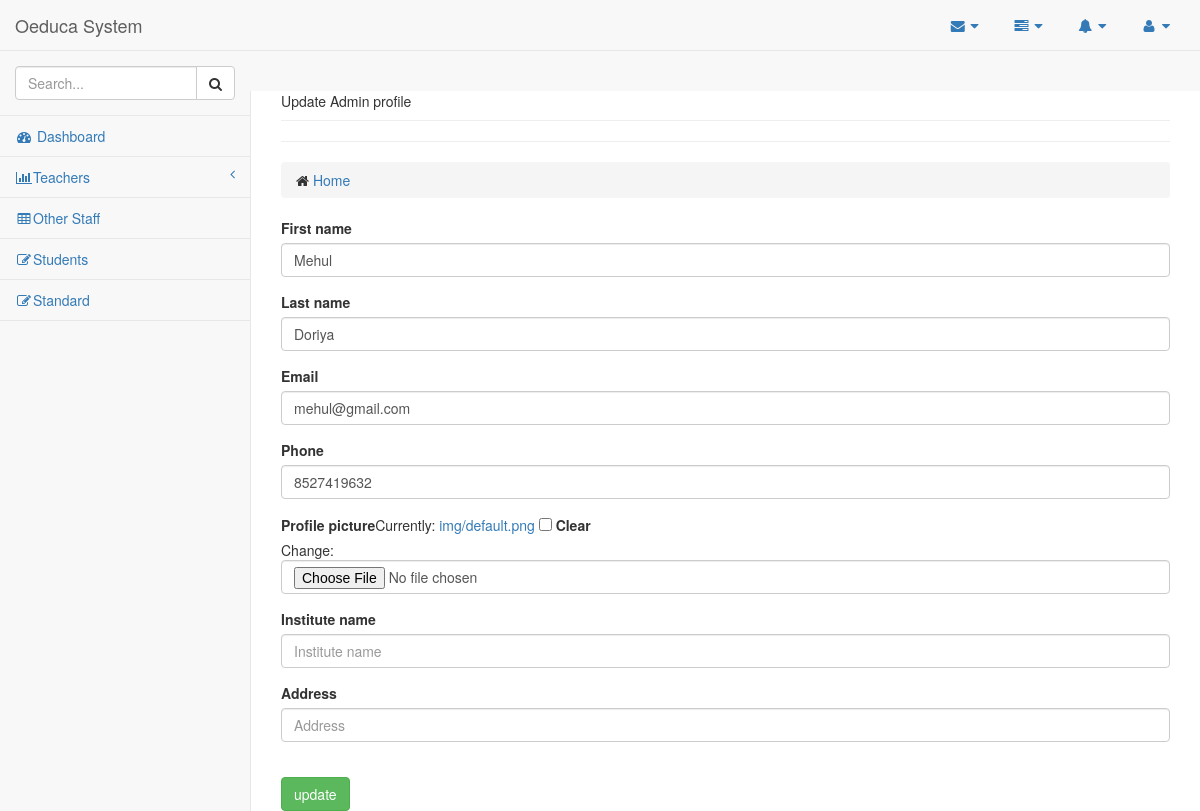
Page /account/profile/mehuld/edit/ (signed in) on the committed database.
### account/models.py (models this page shows)
class User(AbstractUser):
    username = models.CharField(max_length=255, unique=True, blank=False,
                                validators=[
                                        RegexValidator(
                                        regex = USERNAME_REGEX,
                                        message = 'Username must be Alpahnumeric or contain any of the following: ".+ -" ',
                                        code='invalid_username'
                                        )]
                                )
    first_name = models.CharField(max_length=255, blank=False,
                                  validators=[
                                        RegexValidator(
                                        regex = NAME_REGEX,
                                        message = 'Name must be Alphabetic',
                                        code='invalid_first_name'
                                        )]
                                )
    last_name = models.CharField(max_length=255, blank=False,
                                  validators=[
                                        RegexValidator(
                                        regex = NAME_REGEX,
                                        message = 'Name must be Alphabetic',
                                        code='invalid_last_name'
                                        )]
                                )
    email = models.EmailField(unique=True, blank=False)
    phone = models.CharField(max_length=10,unique=True, validators=[RegexValidator(regex='^\d{10}$', message='Length has to be 10', code='Invalid number')])
    picture = models.ImageField(null=True,
                                blank=True,
                                default='img/default.png',
                                height_field="height_field",
                                width_field="width_field",
                                verbose_name="profile picture"
                                )
    institute_name = models.CharField(max_length=255,blank=False)
    address = models.CharField(max_length=255,blank=True)
    ROLES = (
        ('principal','Principal'),
        ('teacher','Teacher'),
        ('staff','Staff')
    )
    role = models.CharField(max_length=10, choices=ROLES,blank=True,verbose_name="login as a ",default=ROLES[0][0])
    height_field = models.IntegerField(default=600, null=True)
    width_field = models.IntegerField(default=600, null=True)
    USERNAME_FIELD = 'email' # use email to log in
    REQUIRED_FIELDS = ['username'] # required when user is created
    def get_absolute_url(self):
        return reverse("account:user_profile", kwargs={"username": self.username})

### account/views.py (the view, shortened to what this page needs)
# urls.py: url(r'^profile/(?P<username>\w+)/edit/$', views.user_profile_update, name='user_profile_update'),
@login_required()
def user_profile_update(request, username=None): # updates User profile
    instance = get_object_or_404(User, username=username)
    if request.user.username != instance.username:
        raise Http404
    else:
        form = UserProfileUpdateForm(request.POST or None, request.FILES or None, instance=instance)
        context = {
                  "form": form,
                  "title": "update"
                }
        return render(request, "account/profile_update.html", context)

### account/forms.py
class UserProfileUpdateForm(forms.ModelForm):
    class Meta:
        model = User
        fields = ("first_name",
                  "last_name",
                  "email",
                  "phone",
                  "picture",
                  "institute_name",
                  "phone",
                  "address")

### account/templates/account/profile_update.html (shortened to what this page needs)
{% extends "base.html" %}
{% load bootstrap3 %}
{% block body_block %}
            <div class="page-title-breadcrumb option-demo">
               <div class="page-header">
               <div class="page-title mrm">{{ title|title  }} Admin profile</div>
               </div>
               <hr>
               <ol class="breadcrumb page-breadcrumb">
               <li>
               <i class="fa fa-home"></i>
               <a href="{% url 'home' %}">Home</a>
               </ol>
           </div>
<div class="page-content">
<form method="POST" action="" enctype="multipart/form-data" >
    {% bootstrap_form form %}
    <br>
    <input class="btn btn-success" type="submit" value='{{ title }}'>
</form>
</div>
{% endblock %}

### rows in the picture
User: first_name "Mehul", last_name "Doriya", email "mehul@gmail.com", phone "8527419632"

### other values in the picture
{{ title|title }} "Update"
